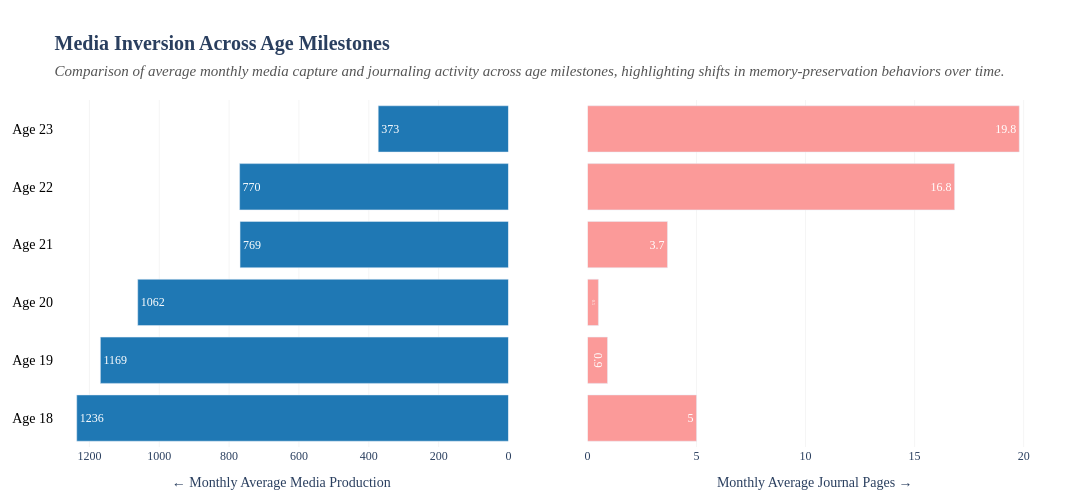

This figure's notebook cell:
### Markdown cell above
Next, I aimed to **compare the evolution of my two primary methods of memory preservation over time**, given the observed decrease in media production alongside an increase in journaling activity. This comparison is structured across my years at university, spanning from age 18 to the present, and focuses on the average volume of media captured and journal pages written **for each age year**.

Unlike previous analyses, this perspective is centered on **stages of personal development** rather than academic periods, thereby shifting the focus from external sources of responsibility and workload to broader patterns of individual growth and behavioral change.

To construct this comparison, I first aggregated the dataset by age, computing the mean monthly values of total media production (combining iPhone and camera captures) and journal pages for each year. As for the visualization, I chose a **diverging bar chart**, which enables a direct side-by-side comparison between two opposing but conceptually related behaviors. By placing media capture and journaling on opposite axes, the chart highlights the inversion in their relative intensity across age, making the **trade-off between visual documentation and written reflection** immediately interpretable.

### Code cell
# total number of media
df['total_media_production'] = df['iphone_media_count'] + df['camera_media_count']

# group by age
df['age_years'] = df['my_age'].astype(int)
age_summary = df.groupby('age_years')[['total_media_production', 'journal_pages']].mean().reset_index()

# make age into string
age_summary['age_label'] = age_summary['age_years'].apply(lambda x: f"Age {x}")

# diverging bar graph
fig = make_subplots(
    rows=1, cols=2, 
    shared_yaxes=True, 
    horizontal_spacing=0.08, 
)

# left bar graph 
fig.add_trace(
    go.Bar(
        x=age_summary['total_media_production'],
        y=age_summary['age_label'],
        orientation='h',
        name='Total Media Captured',
        marker=dict(color='#1f78b4'), 
        text=age_summary['total_media_production'].round(0),
        textposition='inside',
        textfont=dict(family="Times New Roman", size=12, color="white"),
        hovertemplate="<b>%{y}</b><br>Avg Media: %{x:.0f} files/month<extra></extra>"
    ),
    row=1, col=1
)

# right bar graph
fig.add_trace(
    go.Bar(
        x=age_summary['journal_pages'],
        y=age_summary['age_label'],
        orientation='h',
        name='Journal Pages Written',
        marker=dict(color='#fb9a99'), 
        text=age_summary['journal_pages'].round(1),
        textposition='inside',
        textfont=dict(family="Times New Roman", size=12, color="white"),
        hovertemplate="<b>%{y}</b><br>Avg Journal: %{x:.1f} pages/month<extra></extra>"
    ),
    row=1, col=2
)

fig.update_xaxes(autorange="reversed", row=1, col=1, title_text="← Monthly Average Media Production")
fig.update_xaxes(row=1, col=2, title_text="Monthly Average Journal Pages →")

# graph layout
fig.update_layout(
    font_family="Times New Roman",
    title_text="<b>Media Inversion Across Age Milestones</b><br><span style='font-size:15px; color:#555555;'><i>Comparison of average monthly media capture and journaling activity across age milestones, highlighting shifts in memory-preservation behaviors over time.</i></span>",
    title_font_size=20,
    plot_bgcolor="white",
    width=1100, 
    height=500,
    showlegend=False, 
    margin=dict(t=100, b=50, l=50, r=50)
)

fig.update_xaxes(showgrid=True, gridcolor='#F5F5F5')
fig.update_yaxes(
    showgrid=False, 
    tickfont=dict(family="Times New Roman", size=14, color="black"),
    row=1, col=1 
)

fig.show()

### Figure 1 — Plotly figure (JSON) as saved in the notebook; plotly's stock layout.template omitted (floating-point values rounded to 4 significant figures)
{"data": [{"hovertemplate": "<b>%{y}</b><br>Avg Media: %{x:.0f} files/month<extra></extra>", "marker": {"color": "#1f78b4"}, "name": "Total Media Captured", "orientation": "h", "text": [1236.0, 1169.0, 1062.0, 769.0, 770.0, 373.0], "textfont": {"color": "white", "family": "Times New Roman", "size": 12}, "textposition": "inside", "type": "bar", "x": [1236.0, 1169.0, 1062.0, 768.7, 769.9, 373.0], "xaxis": "x", "y": ["Age 18", "Age 19", "Age 20", "Age 21", "Age 22", "Age 23"], "yaxis": "y"}, {"hovertemplate": "<b>%{y}</b><br>Avg Journal: %{x:.1f} pages/month<extra></extra>", "marker": {"color": "#fb9a99"}, "name": "Journal Pages Written", "orientation": "h", "text": [5.0, 0.9, 0.5, 3.7, 16.8, 19.8], "textfont": {"color": "white", "family": "Times New Roman", "size": 12}, "textposition": "inside", "type": "bar", "x": [5.0, 0.9167, 0.5, 3.667, 16.83, 19.8], "xaxis": "x2", "y": ["Age 18", "Age 19", "Age 20", "Age 21", "Age 22", "Age 23"], "yaxis": "y2"}], "layout": {"font": {"family": "Times New Roman"}, "height": 500, "margin": {"b": 50, "l": 50, "r": 50, "t": 100}, "plot_bgcolor": "white", "showlegend": false, "title": {"font": {"size": 20}, "text": "<b>Media Inversion Across Age Milestones</b><br><span style='font-size:15px; color:#555555;'><i>Comparison of average monthly media capture and journaling activity across age milestones, highlighting shifts in memory-preservation behaviors over time.</i></span>"}, "width": 1100, "xaxis": {"anchor": "y", "autorange": "reversed", "domain": [0, 0.46], "gridcolor": "#F5F5F5", "showgrid": true, "title": {"text": "← Monthly Average Media Production"}}, "xaxis2": {"anchor": "y2", "domain": [0.54, 1], "gridcolor": "#F5F5F5", "showgrid": true, "title": {"text": "Monthly Average Journal Pages →"}}, "yaxis": {"anchor": "x", "domain": [0, 1], "showgrid": false, "tickfont": {"color": "black", "family": "Times New Roman", "size": 14}}, "yaxis2": {"anchor": "x2", "domain": [0, 1], "matches": "y", "showticklabels": false}}}
